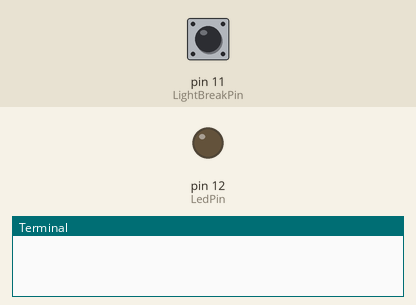
Simulated run of this program. Board: Raspberry Pi (header pin numbers). Shown: output pins drawn as LEDs (lit = HIGH), the last lines printed to the terminal. The test bench sets the inputs (shaded band); at power-on: pin 11 (LightBreakPin) HIGH.

Above: at 1.2 s.
1.3 s: pin 11 (LightBreakPin) pulled LOW for 0.15 s
At 1.8 s:
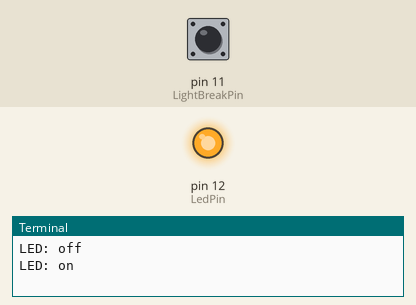
2.9 s: pin 11 (LightBreakPin) pulled LOW for 3.2 s
At 3.5 s:
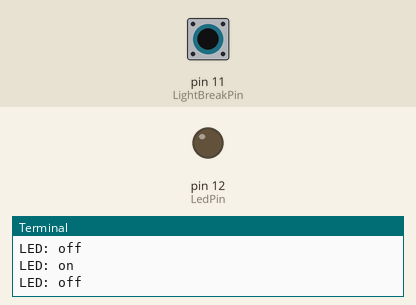
Timing chart, 0 to 7.6 s (numbered marks = the images above; inputs shaded):
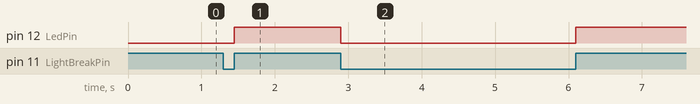

The program:

13_photo_interrput.py
```python
#!/usr/bin/env python
import RPi.GPIO as GPIO

LightBreakPin = 11
LedPin = 12

def setup():
	GPIO.setmode(GPIO.BOARD)       # Numbers GPIOs by physical location
	GPIO.setup(LedPin, GPIO.OUT)   # Set LedPin's mode is output
	GPIO.setup(LightBreakPin, GPIO.IN, pull_up_down=GPIO.PUD_UP)
	GPIO.output(LedPin, GPIO.LOW) # Set LedPin low to off led

def swLed(channel):
	status = GPIO.input(LightBreakPin)
	print "LED: on" if status else "LED: off"
	GPIO.output(LedPin,status)

def loop():
	GPIO.add_event_detect(LightBreakPin, GPIO.BOTH, callback=swLed) # wait for falling
	while True:
		pass
def destroy():
	GPIO.output(LedPin, GPIO.LOW)     # led off
	GPIO.cleanup()                     # Release resource

if __name__ == '__main__':     # Program start from here
	setup()
	try:
		loop()
	except KeyboardInterrupt:  # When 'Ctrl+C' is pressed, the child program destroy() will be  executed.
		destroy()
```

Measured:
- after the input at 1.3 s, pin 12 (LedPin): LOW → HIGH after 0.15 s
- after the input at 2.9 s, pin 12 (LedPin): HIGH → LOW at once, → HIGH 3.2 s later
